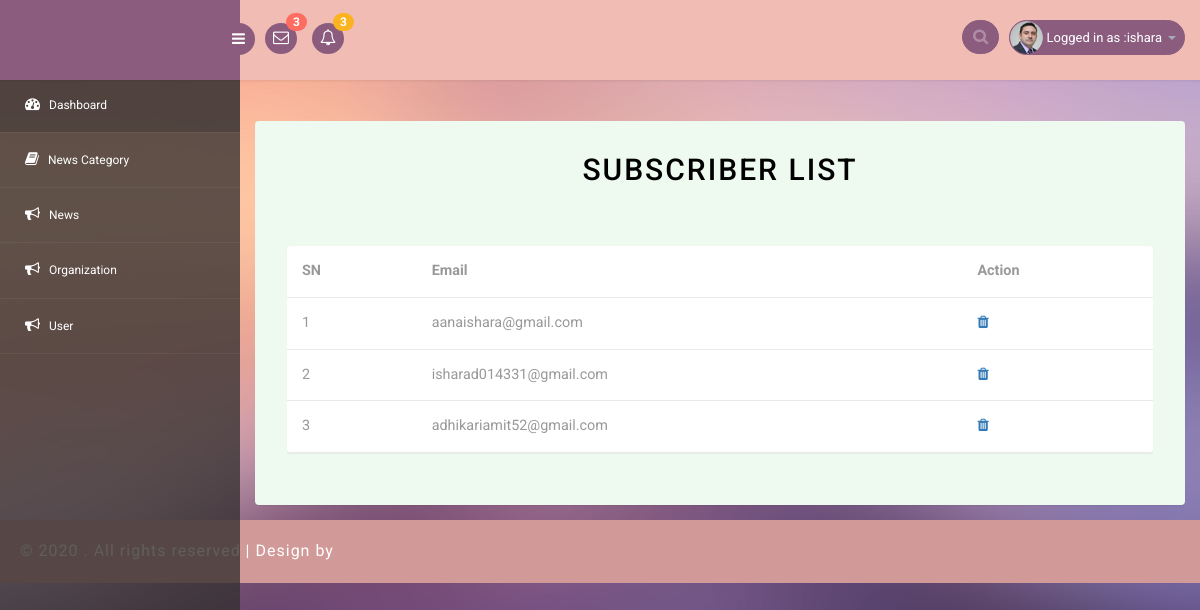
The app's page /subscriberlist/ (signed in) with its own data.
### newsapp/models.py (models this page shows, shortened)
class TimeStamp(models.Model):
    created_at = models.DateTimeField(auto_now_add=True)
    updated_at = models.DateTimeField(auto_now=True, null=True, blank=True)
    active = models.BooleanField(default=True)
    class Meta:
        abstract = True

class Subscriber(TimeStamp):
    email = models.EmailField()

### newsapp/views.py (the view)
# urls.py: path("subscriberlist/",AdminSubcriberListView.as_view(),name="subscriberlist"),
class AdminSubcriberListView(AdminBaseMixin,TemplateView):
    template_name="admintemplate/adminsubcriberlist.html"

### newsapp/views.py (called while the page is built)
    def dispatch(self, request, *args, **kwargs):
        if request.user.is_authenticated:
            pass
        else:
            return redirect("/signin/")
        return super().dispatch(request, *args, **kwargs)

    def get_context_data(self, **kwargs):
        context = super().get_context_data(**kwargs)
        context['organization']=Organization.objects.first()
        context['allmessage'] =Contact.objects.order_by('-id')
        context['countmail'] = Contact.objects.count()
        context['countsendmail'] = Mail.objects.count()
        context['countsub'] = Subscriber.objects.count()
        context['countcat'] = Category.objects.count()
        context['countnews'] = News.objects.count()
        context['allsub']=Subscriber.objects.order_by('-id')
        return context

### templates/admintemplate/adminsubcriberlist.html
  {% extends "admintemplate/base.html" %}
{% load static %}
{% block content %}
<h3>Subscriber List</h3>
<section id="main-content">
	<section class=" wrapper">
		<div class="agile-grid">
		<h2 class="w3ls_head">Subscriber List</h2>
            <div class="row">
                <div class="col-lg-12">
                    <section class="panel">
                        <div>
      <table class="table" >
        <thead>
          <tr>
            <th data-breakpoints="xs">SN</th>
            <th>Email</th>
            <th>Action</th>
          </tr>
        </thead>
        <tbody>
        	{% for sub in allsub %}
          <tr data-expanded="true">
            <td>{{ forloop.counter }}</td>
            <td>{{sub.email}}</td>
            <td>
            	<span><a href="{% url 'newsapp:subscriberdelete' sub.id %}">
            	<i class="fa fa-trash"></i></a></span>
            </td>
          </tr>
          {% endfor %}
        </tbody>
      </table>
    </div>
                    </section>
                </div>
            </div>
		</div>
        </section>
</section>
 {% endblock %}

### templates/admintemplate/base.html (shortened to what this page needs)
{% load static %}
<!DOCTYPE html>
<head>
<link rel="stylesheet" href="{% static 'adminstatic/css/bootstrap.min.css' %}" >
<link href="{% static 'adminstatic/css/style.css' %}" rel='stylesheet' type='text/css' />
<link href="{% static 'adminstatic/css/style-responsive.css' %}" rel="stylesheet"/>
<link rel="stylesheet" href="{% static 'adminstatic/css/font.css' %}" type="text/css"/>
<link href="{% static 'adminstatic/css/font-awesome.css' %}"rel="stylesheet">
<link rel="stylesheet" href="{% static 'adminstatic/css/morris.css' %}" type="text/css"/>
<link rel="stylesheet" href="{% static 'adminstatic/css/monthly.css' %}">
</head>
<body>
<section id="container">
<header class="header fixed-top clearfix">
<div class="brand">
    <div class="sidebar-toggle-box">
        <div class="fa fa-bars"></div>
    </div>
</div>
<div class="nav notify-row" id="top_menu">
    <ul class="nav top-menu">
        <li id="header_inbox_bar" class="dropdown">
            <a data-toggle="dropdown" class="dropdown-toggle" href="#">
                <i class="fa fa-envelope-o"></i>
                <span class="badge bg-important">{{countmail}}</span>
            </a>
        </li>
        <li id="header_notification_bar" class="dropdown">
            <a data-toggle="dropdown" class="dropdown-toggle" href="#">
                <i class="fa fa-bell-o"></i>
                <span class="badge bg-warning">{{countsub}}</span>
            </a>
        </li>
    </ul>
</div>
<div class="top-nav clearfix">
    <ul class="nav pull-right top-menu">
        <li>
            <input type="text" class="form-control search" placeholder=" Search">
        </li>
        <li class="dropdown">
        {% if request.user.is_authenticated %}
            <a data-toggle="dropdown" class="dropdown-toggle" href="#">
                <img alt="" src="images/2.png">
                <span class="username">Logged in as :{{request.user}}</span>
                <b class="caret"></b>
            </a>
            {% endif %}
        </li>
    </ul>
</div>
</header>
<aside>
    <div id="sidebar" class="nav-collapse">
        <div class="leftside-navigation">
            <ul class="sidebar-menu" id="nav-accordion">
                <li>
                    <a class="active" href="index.html">
                        <i class="fa fa-dashboard"></i>
                        <span>Dashboard</span>
                    </a>
                </li>
                <li>
                    <a href="{% url 'newsapp:categorycreate' %}">
                        <i class="fa fa-book"></i>
                        <span>News Category</span>
                    </a>
                </li>
                <li>
                    <a href="{% url 'newsapp:newscreate' %}">
                        <i class="fa fa-bullhorn"></i>
                        <span>News </span>
                    </a>
                </li>
                  <li>
                    <a href="{% url 'newsapp:organizationcreate' %}">
                        <i class="fa fa-bullhorn"></i>
                        <span>Organization </span>
                    </a>
                </li>
                <li>
                    <a href="{% url 'newsapp:signup' %}">
                        <i class="fa fa-bullhorn"></i>
                        <span>User </span>
                    </a>
                </li>
            </ul>
        </div>
    </div>
</aside>
     {% block content %}
{% endblock %}
		  <div class="footer">
			<div class="wthree-copyright">
			  <p>© 2020 {{organization.name}}. All rights reserved | Design by <a href="#">{{organization.name}}</a></p>
			</div>
		  </div>
</section>
</body>
</html>

### records on screen
Subscriber: email "aanaishara@gmail.com"
Subscriber: email "isharad014331@gmail.com"
Subscriber: email "adhikariamit52@gmail.com"

### other values on screen
{{ countmail }} "3"
{{ countsub }} "3"
{{ request.user }} "ishara"
